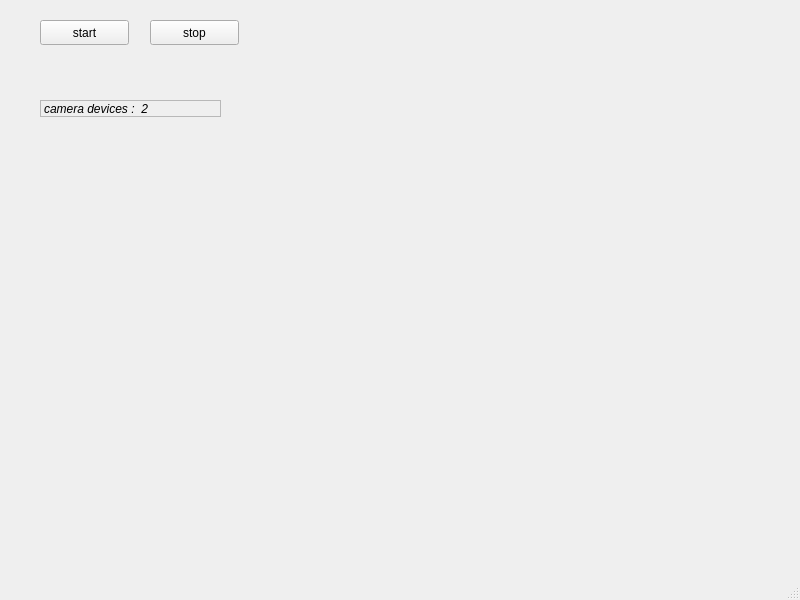
<?xml version="1.0" encoding="UTF-8"?>
<ui version="4.0">
 <class>IPS2021</class>
 <widget class="QMainWindow" name="IPS2021">
  <property name="geometry">
   <rect>
    <x>0</x>
    <y>0</y>
    <width>800</width>
    <height>600</height>
   </rect>
  </property>
  <property name="windowTitle">
   <string>IPS2021</string>
  </property>
  <widget class="QWidget" name="centralwidget">
   <widget class="QPushButton" name="startButton">
    <property name="geometry">
     <rect>
      <x>40</x>
      <y>20</y>
      <width>89</width>
      <height>25</height>
     </rect>
    </property>
    <property name="text">
     <string>start</string>
    </property>
   </widget>
   <widget class="QPushButton" name="stopButton">
    <property name="geometry">
     <rect>
      <x>150</x>
      <y>20</y>
      <width>89</width>
      <height>25</height>
     </rect>
    </property>
    <property name="text">
     <string>stop</string>
    </property>
   </widget>
   <widget class="QLabel" name="devicesLabel">
    <property name="geometry">
     <rect>
      <x>40</x>
      <y>100</y>
      <width>181</width>
      <height>17</height>
     </rect>
    </property>
    <property name="font">
     <font>
      <italic>true</italic>
     </font>
    </property>
    <property name="frameShape">
     <enum>QFrame::StyledPanel</enum>
    </property>
    <property name="frameShadow">
     <enum>QFrame::Raised</enum>
    </property>
    <property name="lineWidth">
     <number>1</number>
    </property>
    <property name="text">
     <string>camera devices :  2</string>
    </property>
   </widget>
  </widget>
  <widget class="QMenuBar" name="menubar">
   <property name="geometry">
    <rect>
     <x>0</x>
     <y>0</y>
     <width>800</width>
     <height>22</height>
    </rect>
   </property>
  </widget>
  <widget class="QStatusBar" name="statusbar"/>
 </widget>
 <resources/>
 <connections/>
</ui>
